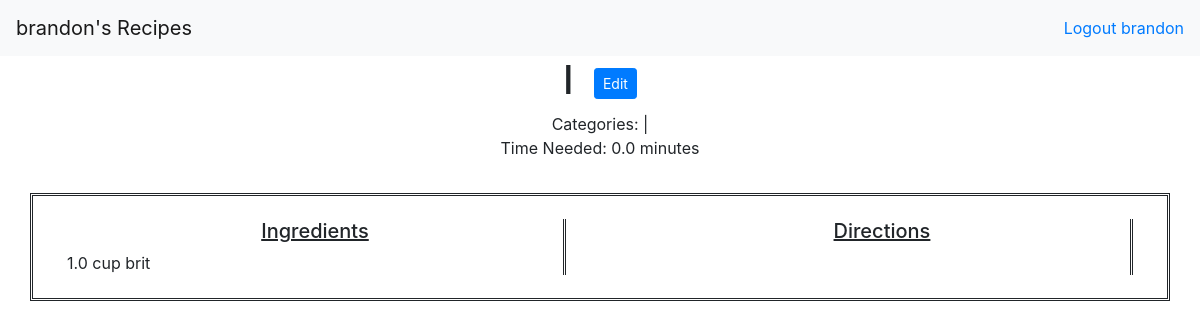
Page /recipes/28/ (signed in) on the earlier database version.
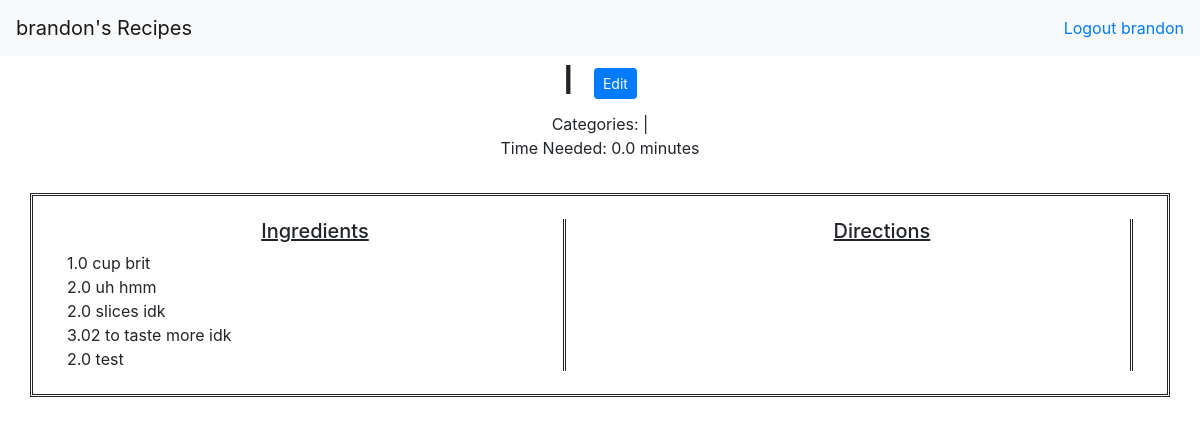
Same page on the later database version.
### recipes/models.py (models this page shows)
class Ingredient(models.Model):
    user = models.ForeignKey(User, on_delete=models.CASCADE, blank=True, null=True)
    recipe = models.ForeignKey(Recipe, on_delete=models.CASCADE)
    name = models.CharField(max_length=50)
    amount = models.FloatField(validators=[MinValueValidator(0.0)])
    unit = models.CharField(max_length=20, null=True, blank=True)
    prep = models.CharField(max_length=25, default="", blank=True)
    class Meta:
        ordering = ['name']
    def __str__(self):
        if self.unit is None:
            return f'{str(self.amount)} {self.name}'
        return f'{str(self.amount)} {self.unit} {self.name} {self.prep}'

### recipes/views.py (the view)
# urls.py: path('<int:recipe_id>/', views.detail, name='detail'),
@login_required(login_url='accounts:login')
def detail(request, recipe_id):
    recipe = Recipe.objects.get(id=recipe_id)
    context = {'recipe': recipe}
    return render(request, 'detail.html', context)

### recipes/models.py (called while the page is built)
    def get_cover(self):
        if not self.cover_img:
            return None
        else:
            return self.cover_img.url

### recipes/templates/detail.html (shortened to what this page needs)
{% extends 'base.html' %}
{% block content %}
<div class="recipeheader">
    <center>
        <h1>
            {{ recipe.name }}
            <button type="button" class="btn btn-primary btn-sm" style="margin-left:10px">
                <a href = "{% url 'recipes:edit-recipe' recipe.id %}" style="color:#FDFEFE;"> Edit </a>
            </button>
        </h1>
        Categories: |
        <br>
        Time Needed: {{ recipe.time_needed }} minutes <br>
    </center>
</div>
<div class="row recipe-row">
  <div class="column">
      <center><h5><u>Ingredients</u></h5></center>
      {% for ingredient in recipe.ingredient_set.all %}
        {{ ingredient }}<br>
      {% endfor %}
  </div>
  <div class="column">
      <center><h5><u>Directions</u></h5></center>
  </div>
</div>
{% endblock %}

Differences in the rows shown:
added Ingredient: unit+amount+name "2.0 uh hmm"
added Ingredient: unit+amount+name "2.0 slices idk"
added Ingredient: unit+amount+name "3.02 to taste more idk"
added Ingredient: unit+amount+name "2.0 test"
